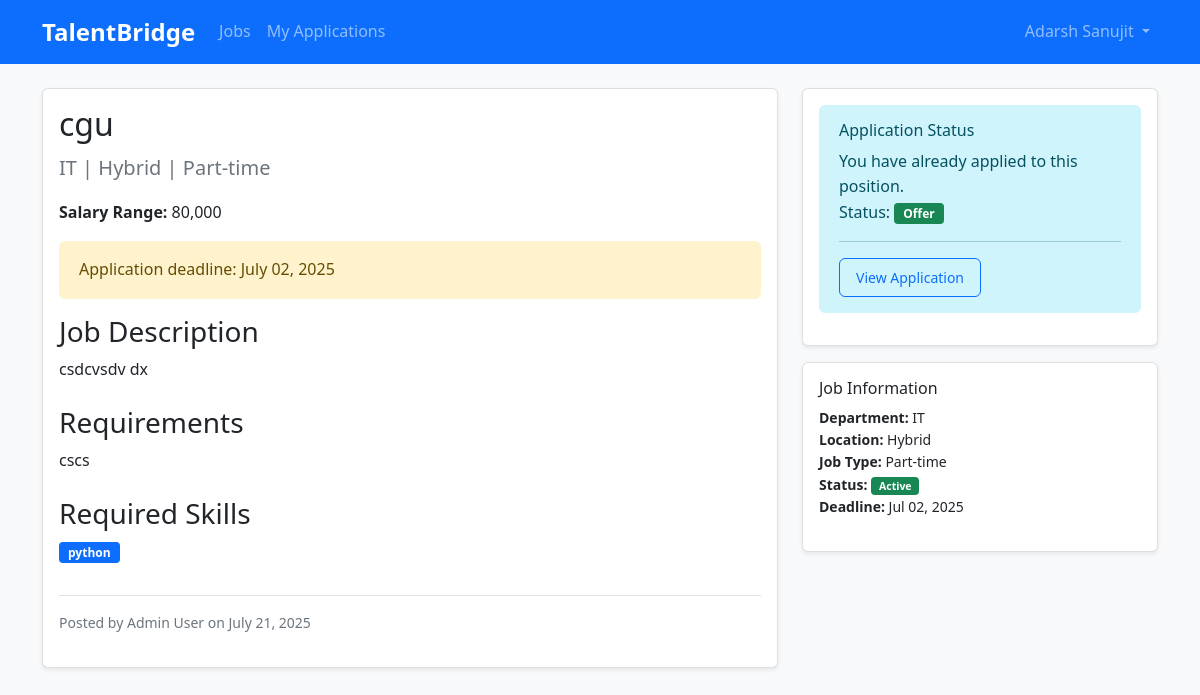
/jobs/1 (signed in), run on the app's committed database.
### app/models.py (models this page shows, shortened)
class User(UserMixin, db.Model):
    id = db.Column(db.Integer, primary_key=True)
    username = db.Column(db.String(80), unique=True, nullable=False)
    email = db.Column(db.String(120), unique=True, nullable=False)
    password = db.Column(db.String(120), nullable=False)
    role = db.Column(db.String(20), nullable=False, default='employee')
    first_name = db.Column(db.String(50), nullable=False)
    last_name = db.Column(db.String(50), nullable=False)
    department = db.Column(db.String(100))
    location = db.Column(db.String(100))
    skills = db.Column(db.Text)
    phone = db.Column(db.String(20))
    resume_filename = db.Column(db.String(200))
    created_at = db.Column(db.DateTime, default=datetime.utcnow)
    applications = db.relationship('Application', backref='applicant', lazy=True)
    posted_jobs = db.relationship('Job', backref='posted_by_user', lazy=True)
    def get_full_name(self):
        return f"{self.first_name} {self.last_name}"

class Job(db.Model):
    id = db.Column(db.Integer, primary_key=True)
    title = db.Column(db.String(200), nullable=False)
    department = db.Column(db.String(100), nullable=False)
    location = db.Column(db.String(100), nullable=False)
    description = db.Column(db.Text, nullable=False)
    requirements = db.Column(db.Text)
    skills_required = db.Column(db.Text)
    salary_range = db.Column(db.String(100))
    job_type = db.Column(db.String(50), default='Full-time')
    status = db.Column(db.String(20), default='active')
    deadline = db.Column(db.DateTime)
    posted_by = db.Column(db.Integer, db.ForeignKey('user.id'), nullable=False)
    created_at = db.Column(db.DateTime, default=datetime.utcnow)
    updated_at = db.Column(db.DateTime, default=datetime.utcnow, onupdate=datetime.utcnow)
    applications = db.relationship('Application', backref='job', lazy=True, cascade='all, delete-orphan')

class Application(db.Model):
    id = db.Column(db.Integer, primary_key=True)
    job_id = db.Column(db.Integer, db.ForeignKey('job.id'), nullable=False)
    user_id = db.Column(db.Integer, db.ForeignKey('user.id'), nullable=False)
    cover_letter = db.Column(db.Text)
    resume_filename = db.Column(db.String(200))
    status = db.Column(db.String(20), default='submitted')
    applied_at = db.Column(db.DateTime, default=datetime.utcnow)
    updated_at = db.Column(db.DateTime, default=datetime.utcnow, onupdate=datetime.utcnow)
    hr_notes = db.Column(db.Text)
    interviews = db.relationship('Interview', backref='application', lazy=True, cascade='all, delete-orphan')

### app/routes/jobs.py (the view)
@jobs_bp.route('/<int:job_id>')
@login_required
def job_detail(job_id):
    job = Job.query.get_or_404(job_id)
    existing_application = None
    if current_user.role == 'employee':
        existing_application = Application.query.filter_by(
            job_id=job_id, user_id=current_user.id
        ).first()
    return render_template('jobs/job_detail.html',
                         job=job, existing_application=existing_application)

### app/templates/jobs/job_detail.html (shortened to what this page needs)
{% extends "base.html" %}
{% block content %}
<div class="row">
    <div class="col-lg-8">
        <div class="card">
            <div class="card-body">
                <div class="d-flex justify-content-between align-items-start mb-3">
                    <div>
                        <h1 class="h2">{{ job.title }}</h1>
                        <p class="text-muted lead mb-0">
                             {{ job.department }} |
                             {{ job.location }} |
                             {{ job.job_type }}
                        </p>
                    </div>
                </div>
                {% if job.salary_range %}
                <p><strong>Salary Range:</strong> {{ job.salary_range }}</p>
                {% endif %}
                {% if job.deadline %}
                <div class="alert alert-warning" role="alert">
                     Application deadline: {{ job.deadline.strftime('%B %d, %Y') }}
                </div>
                {% endif %}
                <h3>Job Description</h3>
                <div class="mb-4">
                    {{ job.description|nl2br }}
                </div>
                {% if job.requirements %}
                <h3>Requirements</h3>
                <div class="mb-4">
                    {{ job.requirements|nl2br }}
                </div>
                {% endif %}
                {% if job.skills_required %}
                <h3>Required Skills</h3>
                <div class="mb-4">
                    {% for skill in job.skills_required.split(',') %}
                    <span class="badge bg-primary me-2 mb-2">{{ skill.strip() }}</span>
                    {% endfor %}
                </div>
                {% endif %}
                <div class="mt-4 pt-3 border-top">
                    <p class="text-muted small">
                        Posted by {{ job.posted_by_user.get_full_name() }} on {{ job.created_at.strftime('%B %d, %Y') }}
                    </p>
                </div>
            </div>
        </div>
    </div>
    <div class="col-lg-4">
        <div class="card">
            <div class="card-body">
                {% if current_user.role == 'employee' %}
                    {% if existing_application %}
                    <div class="alert alert-info" role="alert">
                        <h6 class="alert-heading">Application Status</h6>
                        <p class="mb-0">You have already applied to this position.</p>
                        <p class="mb-0">
                            Status: <span class="badge bg-{% if existing_application.status == 'submitted' %}secondary{% elif existing_application.status == 'interview' %}warning{% elif existing_application.status == 'offer' %}success{% else %}danger{% endif %}">
                                {{ existing_application.status.title() }}
                            </span>
                        </p>
                        <hr>
                        <p class="mb-0">
                            <a href="{{ url_for('applications.application_detail', application_id=existing_application.id) }}" class="btn btn-outline-primary btn-sm">View Application</a>
                        </p>
                    </div>
                    {% else %}
                    <h5>Apply for this Position</h5>
                    <p class="text-muted">Ready to take the next step in your career?</p>
                    <a href="{{ url_for('applications.apply', job_id=job.id) }}" class="btn btn-primary btn-lg d-block">Apply Now</a>
                    {% endif %}
                {% else %}
                <h5>Job Management</h5>
                <p class="text-muted">Manage applications and track candidates</p>
                <a href="{{ url_for('applications.manage_applications') }}?job_id={{ job.id }}" class="btn btn-primary d-block">View Applications</a>
                {% endif %}
            </div>
        </div>
        <div class="card mt-3">
            <div class="card-body">
                <h6>Job Information</h6>
                <ul class="list-unstyled small">
                    <li><strong>Department:</strong> {{ job.department }}</li>
                    <li><strong>Location:</strong> {{ job.location }}</li>
                    <li><strong>Job Type:</strong> {{ job.job_type }}</li>
                    <li><strong>Status:</strong>
                        <span class="badge bg-{% if job.status == 'active' %}success{% else %}secondary{% endif %}">
                            {{ job.status.title() }}
                        </span>
                    </li>
                    {% if job.deadline %}
                    <li><strong>Deadline:</strong> {{ job.deadline.strftime('%b %d, %Y') }}</li>
                    {% endif %}
                </ul>
            </div>
        </div>
    </div>
</div>
{% endblock %}

### app/templates/base.html (shortened to what this page needs)
<!DOCTYPE html>
<html lang="en">
<head>
    <link href="https://cdn.jsdelivr.net/npm/bootstrap@5.1.3/dist/css/bootstrap.min.css" rel="stylesheet">
    <link href="{{ url_for('static', filename='css/style.css') }}" rel="stylesheet">
</head>
<body>
    <nav class="navbar navbar-expand-lg navbar-dark bg-primary">
        <div class="container">
            <a class="navbar-brand" href="{{ url_for('index') }}">TalentBridge</a>
            {% if current_user.is_authenticated %}
            <div class="collapse navbar-collapse" id="navbarNav">
                <ul class="navbar-nav me-auto">
                    <li class="nav-item">
                        <a class="nav-link" href="{{ url_for('jobs.job_list') }}">Jobs</a>
                    </li>
                    <li class="nav-item">
                        <a class="nav-link" href="{{ url_for('applications.my_applications') }}">My Applications</a>
                    </li>
                </ul>
                <ul class="navbar-nav">
                    <li class="nav-item dropdown">
                        <a class="nav-link dropdown-toggle" href="#" role="button" data-bs-toggle="dropdown">
                            {{ current_user.get_full_name() }}
                        </a>
                    </li>
                </ul>
            </div>
            {% endif %}
        </div>
    </nav>
    <main class="container mt-4">
        {% block content %}{% endblock %}
    </main>
</body>
</html>

### app/static/css/style.css (style rules this page uses)
:root { --primary-color: #0d6efd; --secondary-color: #6c757d; --success-color: #198754; --info-color: #0dcaf0; --warning-color: #ffc107; --danger-color: #dc3545; --light-color: #f8f9fa; --dark-color: #212529; }
body { font-family: 'Segoe UI', Tahoma, Geneva, Verdana, sans-serif; background-color: #f8f9fa; line-height: 1.6; }
.navbar-brand { font-weight: bold; font-size: 1.5rem; }
.card { box-shadow: 0 0.125rem 0.25rem rgba(0, 0, 0, 0.075); border: 1px solid rgba(0, 0, 0, 0.125); border-radius: 0.375rem; }
.badge { font-size: 0.75em; padding: 0.375em 0.75em; }
.btn { font-weight: 500; border-radius: 0.375rem; padding: 0.5rem 1rem; transition: all 0.2s ease-in-out; }
.alert { border-radius: 0.375rem; border: none; padding: 1rem 1.25rem; }

### data on the page
User: get_full_name "Adarsh Sanujit"
Job: title "cgu", department "IT", location "Hybrid", job_type "Part-time", salary_range "80,000", deadline "July 02, 2025", description "csdcvsdv dx", requirements "cscs", strip "python", created_at "July 21, 2025", status "Active", deadline "Jul 02, 2025"
User: posted_by_user.get_full_name "Admin User"
Application: status "Offer"
